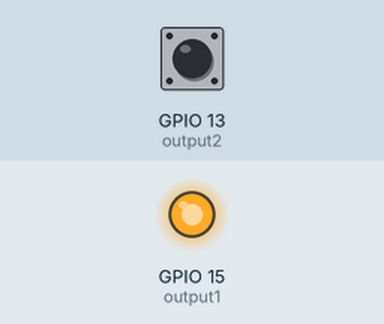
The sketch below on a simulated ESP8266 (NodeMCU). On the bench: output pins drawn as LEDs (lit = HIGH). The inputs (shaded band) are chosen by the test bench; at power-on: GPIO 13 (output2) HIGH. WiFi joins after 1.5 s; servers stay silent unless stated; what the sketch prints to the serial monitor is not drawn.

Above: at 5.3 s.
5.4 s: GPIO 13 (output2) pulled LOW for 0.15 s
At 5.49 s:
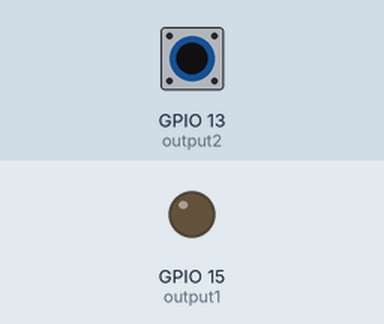
8.5 s: GPIO 13 (output2) pulled LOW for 3.2 s
At 12.3 s:
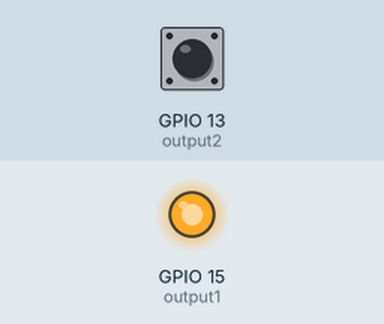
Timing chart, 0 to 13.8 s (numbered marks = the images above; inputs shaded):
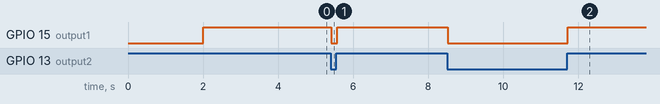

The sketch:

main.ino
```cpp
#include <Arduino.h>
#if defined(ESP32)
  #include <WiFi.h>
#elif defined(ESP8266)
  #include <ESP8266WiFi.h>
#endif
#include <Firebase_ESP_Client.h>

// Provide the token generation process info.
#include "addons/TokenHelper.h"
// Provide the RTDB payload printing info and other helper functions.
#include "addons/RTDBHelper.h"

// Button library
#include <AceButton.h>
using namespace ace_button;

// Network credentials
#define WIFI_SSID "LCS_MAIN"
#define WIFI_PASSWORD "lcs032020"

// Firebase project API key
#define API_KEY "AIzaSyAzK7Q-GYe9fZVbcfSnXwjgDK4bCmp_BtA"

// Authorized username dan password
#define USER_EMAIL "nerray7@gmail.com"
#define USER_PASSWORD "rainierganteng"

// RTDB URL
#define DATABASE_URL "https://esp-firebase-demo-fe24e-default-rtdb.asia-southeast1.firebasedatabase.app/"

// Define firebase objects
FirebaseData stream;
FirebaseAuth auth;
FirebaseConfig config;

// Variables to save database paths
String listenerPath = "board1/outputs/digital/";

// Declare outputs
const int output1 = 15;
const int output2 = 13;

// Define integer to remember the toggle state for relay
int toggleState = 1;

// Button config
ButtonConfig config1;
AceButton button1(&config1);

// Event handler for button
void handleEvent1(AceButton*, uint8_t, uint8_t);

// Initialize WiFi
void initWiFi() {
  WiFi.begin(WIFI_SSID, WIFI_PASSWORD);
  Serial.print("Connecting to WiFi ..");
  while (WiFi.status() != WL_CONNECTED) {
    Serial.print('.');
    delay(1000);
  }
  Serial.println(WiFi.localIP());
  Serial.println();
}

// Callback funtion that runs on database changes
void streamCallback(FirebaseStream data){
  Serial.printf("stream path, %s\nevent path, %s\ndata type, %s\nevent type, %s\n\n",
                data.streamPath().c_str(),
                data.dataPath().c_str(),
                data.dataType().c_str(),
                data.eventType().c_str());
  printResult(data); //see addons/RTDBHelper.h
  Serial.println();

  // Get the path that triggered the function
  String streamPath = String(data.dataPath());

  // if the data returned is an integer, there was a change on the GPIO state on the following path /{gpio_number}
  if (data.dataTypeEnum() == fb_esp_rtdb_data_type_integer){
    String gpio = streamPath.substring(1);
    int state = data.intData();
    Serial.print("GPIO: ");
    Serial.println(gpio);
    Serial.print("STATE: ");
    Serial.println(state);
    digitalWrite(gpio.toInt(), state);
  }

  /* When it first runs, it is triggered on the root (/) path and returns a JSON with all keys
  and values of that path. So, we can get all values from the database and updated the GPIO states*/
  if (data.dataTypeEnum() == fb_esp_rtdb_data_type_json){
    FirebaseJson json = data.to<FirebaseJson>();

    // To iterate all values in Json object
    size_t count = json.iteratorBegin();
    Serial.println("\n---------");
    for (size_t i = 0; i < count; i++){
        FirebaseJson::IteratorValue value = json.valueAt(i);
        int gpio = value.key.toInt();
        int state = value.value.toInt();
        Serial.print("STATE: ");
        Serial.println(state);
        Serial.print("GPIO:");
        Serial.println(gpio);
        digitalWrite(gpio, state);
        Serial.printf("Name: %s, Value: %s, Type: %s\n", value.key.c_str(), value.value.c_str(), value.type == FirebaseJson::JSON_OBJECT ? "object" : "array");
    }
    Serial.println();
    json.iteratorEnd(); // required for free the used memory in iteration (node data collection)
  }

  //This is the size of stream payload received (current and max value)
  //Max payload size is the payload size under the stream path since the stream connected
  //and read once and will not update until stream reconnection takes place.
  //This max value will be zero as no payload received in case of ESP8266 which
  //BearSSL reserved Rx buffer size is less than the actual stream payload.
  Serial.printf("Received stream payload size: %d (Max. %d)\n\n", data.payloadLength(), data.maxPayloadLength());
}

void streamTimeoutCallback(bool timeout){
  if (timeout)
    Serial.println("stream timeout, resuming...\n");
  if (!stream.httpConnected())
    Serial.printf("error code: %d, reason: %s\n\n", stream.httpCode(), stream.errorReason().c_str());
}

void setup() {
  Serial.begin(115200);
  initWiFi();

  // Initialize outputs Relay
  pinMode(output1, OUTPUT);

  // Initalize output Switch
  pinMode(output2, INPUT_PULLUP);

  // During starting all relays should TURN OFF
  digitalWrite(output1, toggleState);

  config1.setEventHandler(button1Handler);

  button1.init(output2);

  // Assign the api key (required)
  config.api_key = API_KEY;

  // Assign the user sign in credentials
  auth.user.email = USER_EMAIL;
  auth.user.password = USER_PASSWORD;

  // Assighn the RTDB URL (required)
  config.database_url = DATABASE_URL;

  Firebase.reconnectWiFi(true);

  // Assign the callback function for the long running token generation task */
  config.token_status_callback = tokenStatusCallback;

  // Assign the maximum retry of token generation
  config.max_token_generation_retry = 5;

  // Intialize the library with the Firebase authen and config
  Firebase.begin(&config, &auth);

  // Streaming (whenever data changes on a path)
  // Begin stream on a database path --> board1/outputs/digital
  if (!Firebase.RTDB.beginStream(&stream, listenerPath.c_str())){
    Serial.printf("stream begin error, %s\n\n", stream.errorReason().c_str());;
  }

  //Assign a callback funtion to run when it detect changes on the database
  Firebase.RTDB.setStreamCallback(&stream, streamCallback, streamTimeoutCallback);

  delay(2000);
}

void loop() {
  if (Firebase.isTokenExpired()){
    Firebase.refreshToken(&config);
    Serial.println("Refresh token");
  }

  button1.check();
}

void button1Handler(AceButton* button, uint8_t eventType, uint8_t buttonState) {
  Serial.println("EVENT 1");
  switch (eventType) {
    case AceButton::kEventPressed:
      Serial.println("kEventPressed");
      toggleState = 0;
      digitalWrite(output1, LOW);
      break;
    case AceButton::kEventReleased:
      Serial.println("kEventReleased");
      toggleState = 1;
      digitalWrite(output1, HIGH);
      break;
  }
}
```

Measured:
- after the input at 5.4 s, GPIO 15 (output1): HIGH → LOW at once, → HIGH 0.15 s later
- after the input at 8.5 s, GPIO 15 (output1): HIGH → LOW at once, → HIGH 3.2 s later
